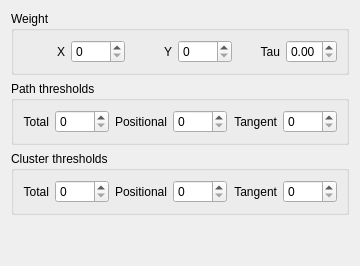
     <widget class="QWidget" name="m_DistanceTab">
      <attribute name="title">
       <string>Distance</string>
      </attribute>
      <layout class="QVBoxLayout" name="verticalLayout">
       <item>
        <widget class="QGroupBox" name="groupBox">
         <property name="title">
          <string>Weight</string>
         </property>
         <layout class="QHBoxLayout" name="horizontalLayout_4">
          <item>
           <widget class="QLabel" name="label_3">
            <property name="text">
             <string>X</string>
            </property>
            <property name="alignment">
             <set>Qt::AlignRight|Qt::AlignTrailing|Qt::AlignVCenter</set>
            </property>
           </widget>
          </item>
          <item>
           <widget class="QDoubleSpinBox" name="m_WeightX">
            <property name="decimals">
             <number>0</number>
            </property>
            <property name="maximum">
             <double>1000.000000000000000</double>
            </property>
            <property name="singleStep">
             <double>10.000000000000000</double>
            </property>
           </widget>
          </item>
          <item>
           <widget class="QLabel" name="label_4">
            <property name="text">
             <string>Y</string>
            </property>
            <property name="alignment">
             <set>Qt::AlignRight|Qt::AlignTrailing|Qt::AlignVCenter</set>
            </property>
           </widget>
          </item>
          <item>
           <widget class="QDoubleSpinBox" name="m_WeightY">
            <property name="decimals">
             <number>0</number>
            </property>
            <property name="maximum">
             <double>1000.000000000000000</double>
            </property>
            <property name="singleStep">
             <double>10.000000000000000</double>
            </property>
           </widget>
          </item>
          <item>
           <widget class="QLabel" name="label_5">
            <property name="text">
             <string>Tau</string>
            </property>
            <property name="alignment">
             <set>Qt::AlignRight|Qt::AlignTrailing|Qt::AlignVCenter</set>
            </property>
           </widget>
          </item>
          <item>
           <widget class="QDoubleSpinBox" name="m_WeightTau">
            <property name="decimals">
             <number>2</number>
            </property>
            <property name="maximum">
             <double>1.000000000000000</double>
            </property>
            <property name="singleStep">
             <double>0.100000000000000</double>
            </property>
           </widget>
          </item>
         </layout>
        </widget>
       </item>
       <item>
        <widget class="QGroupBox" name="groupBox_2">
         <property name="title">
          <string>Path thresholds</string>
         </property>
         <layout class="QHBoxLayout" name="horizontalLayout_2">
          <item>
           <widget class="QLabel" name="label_6">
            <property name="text">
             <string>Total</string>
            </property>
            <property name="alignment">
             <set>Qt::AlignRight|Qt::AlignTrailing|Qt::AlignVCenter</set>
            </property>
           </widget>
          </item>
          <item>
           <widget class="QDoubleSpinBox" name="m_PathThresholdsTotal">
            <property name="decimals">
             <number>0</number>
            </property>
            <property name="maximum">
             <double>1000.000000000000000</double>
            </property>
           </widget>
          </item>
          <item>
           <widget class="QLabel" name="label_7">
            <property name="text">
             <string>Positional</string>
            </property>
            <property name="alignment">
             <set>Qt::AlignRight|Qt::AlignTrailing|Qt::AlignVCenter</set>
            </property>
           </widget>
          </item>
          <item>
           <widget class="QDoubleSpinBox" name="m_PathThresholdsPositional">
            <property name="decimals">
             <number>0</number>
            </property>
            <property name="maximum">
             <double>1000.000000000000000</double>
            </property>
           </widget>
          </item>
          <item>
           <widget class="QLabel" name="label_8">
            <property name="text">
             <string>Tangent</string>
            </property>
            <property name="alignment">
             <set>Qt::AlignRight|Qt::AlignTrailing|Qt::AlignVCenter</set>
            </property>
           </widget>
          </item>
          <item>
           <widget class="QDoubleSpinBox" name="m_PathThresholdsTangent">
            <property name="decimals">
             <number>0</number>
            </property>
            <property name="maximum">
             <double>1000.000000000000000</double>
            </property>
           </widget>
          </item>
         </layout>
        </widget>
       </item>
       <item>
        <widget class="QGroupBox" name="groupBox_3">
         <property name="title">
          <string>Cluster thresholds</string>
         </property>
         <layout class="QHBoxLayout" name="horizontalLayout">
          <item>
           <widget class="QLabel" name="label_9">
            <property name="text">
             <string>Total</string>
            </property>
            <property name="alignment">
             <set>Qt::AlignRight|Qt::AlignTrailing|Qt::AlignVCenter</set>
            </property>
           </widget>
          </item>
          <item>
           <widget class="QDoubleSpinBox" name="m_ClusterThresholdsTotal">
            <property name="decimals">
             <number>0</number>
            </property>
            <property name="maximum">
             <double>1000.000000000000000</double>
            </property>
           </widget>
          </item>
          <item>
           <widget class="QLabel" name="label_10">
            <property name="text">
             <string>Positional</string>
            </property>
            <property name="alignment">
             <set>Qt::AlignRight|Qt::AlignTrailing|Qt::AlignVCenter</set>
            </property>
           </widget>
          </item>
          <item>
           <widget class="QDoubleSpinBox" name="m_ClusterThresholdsPositional">
            <property name="decimals">
             <number>0</number>
            </property>
            <property name="maximum">
             <double>1000.000000000000000</double>
            </property>
           </widget>
          </item>
          <item>
           <widget class="QLabel" name="label_11">
            <property name="text">
             <string>Tangent</string>
            </property>
            <property name="alignment">
             <set>Qt::AlignRight|Qt::AlignTrailing|Qt::AlignVCenter</set>
            </property>
           </widget>
          </item>
          <item>
           <widget class="QDoubleSpinBox" name="m_ClusterThresholdsTangent">
            <property name="decimals">
             <number>0</number>
            </property>
            <property name="maximum">
             <double>1000.000000000000000</double>
            </property>
           </widget>
          </item>
         </layout>
        </widget>
       </item>
       <item>
        <spacer name="verticalSpacer">
         <property name="orientation">
          <enum>Qt::Vertical</enum>
         </property>
         <property name="sizeHint" stdset="0">
          <size>
           <width>20</width>
           <height>40</height>
          </size>
         </property>
        </spacer>
       </item>
      </layout>
     </widget>
